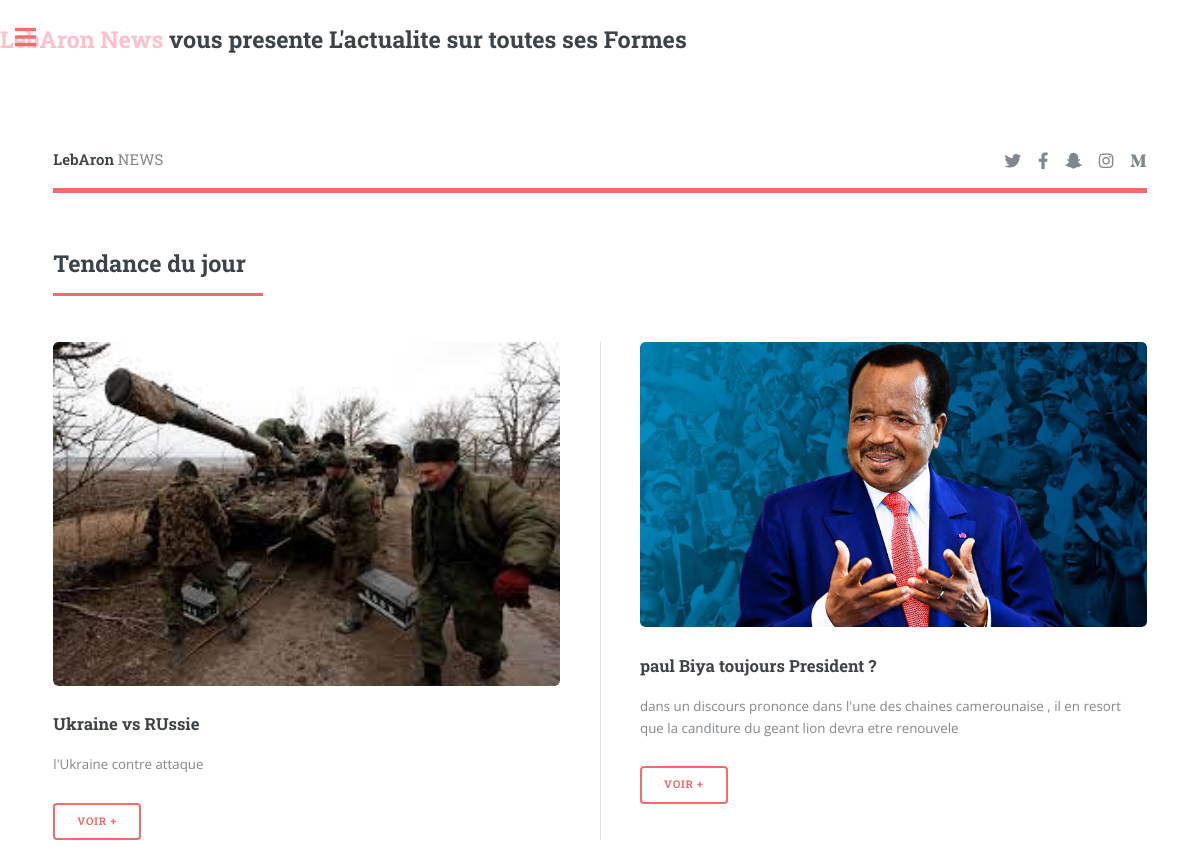
The page / on the database its author committed.
### newsapk/models.py (models this page shows, shortened)
class Article(models.Model):
    titre = models.CharField(max_length=200)
    slogan = models.CharField(max_length=200)
    texte =models.TextField()
    photo = models.FileField()
    class Meta:
        verbose_name=('Articles')
        verbose_name_plural =('Articles')

### newsapk/views.py (the view)
# urls.py: path('', views.index, name='index'),
def index(request):
    product = Article.objects.all()
    return render(request, 'index.html',{'product':product})

### newsapk/templates/index.html (shortened to what this page needs)
{% extends 'base.html' %}
	{% block product %}
	{% for i in product %}
	{% if i.photo %}
	<article>
		<a href="" class="image"><img src="{{i.photo.url}}" alt="" /></a>
		<h3>{{i.titre}}</h3>
		<p>{{i.slogan}}</p>
		<ul class="actions">
			<li><a href="read/{{i.id}}" class="button">VOIR +</a></li>
		</ul>
	</article>
	{% else %}
	<p>no image</p>
	{%endif%}
	{%endfor%}
	{%  endblock %}

### newsapk/templates/base.html (shortened to what this page needs)
{% load static  %}
<!DOCTYPE HTML>
<html>
	<head>
		<link rel="stylesheet" href="{% static 'bootstrap/assets/css/main.css' %}" />
	</head>
	<body class="is-preload"></br>
		<marquee><h2> <mark style='color:pink;'>LebAron News</mark> vous presente L'actualite sur toutes ses Formes</h2></marquee>
			<div id="wrapper">
					<div id="main">
						<div class="inner">
								<header id="header">
									<a href="index.html" class="logo"><strong>LebAron</strong> NEWS</a>
									<ul class="icons">
										<li><a href="#" class="icon brands fa-twitter"><span class="label">Twitter</span></a></li>
										<li><a href="#" class="icon brands fa-facebook-f"><span class="label">Facebook</span></a></li>
										<li><a href="#" class="icon brands fa-snapchat-ghost"><span class="label">Snapchat</span></a></li>
										<li><a href="#" class="icon brands fa-instagram"><span class="label">Instagram</span></a></li>
										<li><a href="#" class="icon brands fa-medium-m"><span class="label">Medium</span></a></li>
									</ul>
								</header>
								<section>
									<header class="major">
										<h2>Tendance du jour</h2>
									</header>
									<div class="posts">
										{% block product %}
										{% endblock %}
									</div>
								</section>
						</div>
					</div>
			</div>
	</body>
</html>

### rows shown on the page
Article: photo (picture), titre "Ukraine vs RUssie", slogan "l'Ukraine contre attaque"
Article: photo (picture), titre "paul Biya toujours President ?", slogan "dans un discours prononce dans l'une des chaines camerounaise , il en resort que la canditure du geant lion devra etre renouvele"
